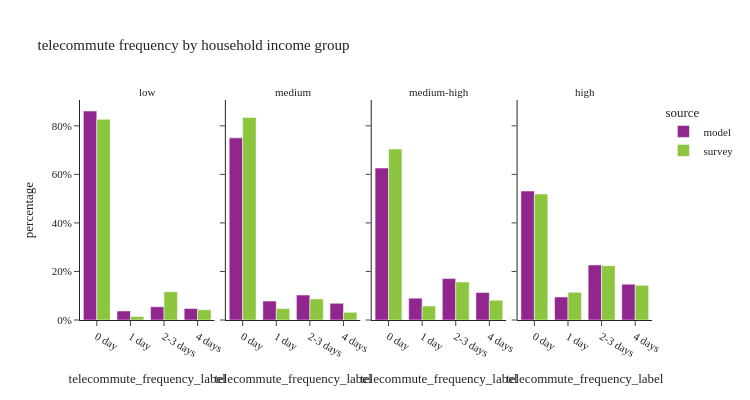

Source (notebook cell):
### Code cell
util.plot_share_facetbar(per_data, 'person_weight', share_col="telecommute_frequency_label", title="telecommute frequency by household income group", 
                            facet_col="income_group", facet_col_wrap=4, height=400, orientation='v')

### Figure 1 — Plotly figure (JSON) as saved in the notebook; plotly's stock layout.template omitted (floating-point values rounded to 4 significant figures)
{"data": [{"alignmentgroup": "True", "customdata": [[199424], [8614], [12588], [10962]], "hovertemplate": "source=model<br>income_group=low<br>telecommute_frequency_label=%{x}<br>percentage=%{y}<br>sample_size=%{customdata[0]}<extra></extra>", "legendgroup": "model", "marker": {"color": "#91268F", "pattern": {"shape": ""}}, "name": "model", "offsetgroup": "model", "orientation": "v", "showlegend": true, "textposition": "auto", "type": "bar", "x": ["0 day", "1 day", "2-3 days", "4 days"], "xaxis": "x", "y": [0.8611, 0.0372, 0.05436, 0.04733], "yaxis": "y"}, {"alignmentgroup": "True", "customdata": [[328135], [34020], [45008], [30089]], "hovertemplate": "source=model<br>income_group=medium<br>telecommute_frequency_label=%{x}<br>percentage=%{y}<br>sample_size=%{customdata[0]}<extra></extra>", "legendgroup": "model", "marker": {"color": "#91268F", "pattern": {"shape": ""}}, "name": "model", "offsetgroup": "model", "orientation": "v", "showlegend": false, "textposition": "auto", "type": "bar", "x": ["0 day", "1 day", "2-3 days", "4 days"], "xaxis": "x2", "y": [0.7504, 0.0778, 0.1029, 0.06881], "yaxis": "y2"}, {"alignmentgroup": "True", "customdata": [[371040], [53399], [101146], [67038]], "hovertemplate": "source=model<br>income_group=medium-high<br>telecommute_frequency_label=%{x}<br>percentage=%{y}<br>sample_size=%{customdata[0]}<extra></extra>", "legendgroup": "model", "marker": {"color": "#91268F", "pattern": {"shape": ""}}, "name": "model", "offsetgroup": "model", "orientation": "v", "showlegend": false, "textposition": "auto", "type": "bar", "x": ["0 day", "1 day", "2-3 days", "4 days"], "xaxis": "x3", "y": [0.6261, 0.09011, 0.1707, 0.1131], "yaxis": "y3"}, {"alignmentgroup": "True", "customdata": [[380680], [67841], [162335], [105786]], "hovertemplate": "source=model<br>income_group=high<br>telecommute_frequency_label=%{x}<br>percentage=%{y}<br>sample_size=%{customdata[0]}<extra></extra>", "legendgroup": "model", "marker": {"color": "#91268F", "pattern": {"shape": ""}}, "name": "model", "offsetgroup": "model", "orientation": "v", "showlegend": false, "textposition": "auto", "type": "bar", "x": ["0 day", "1 day", "2-3 days", "4 days"], "xaxis": "x4", "y": [0.5312, 0.09467, 0.2265, 0.1476], "yaxis": "y4"}, {"alignmentgroup": "True", "customdata": [[411], [16], [51], [42]], "hovertemplate": "source=survey<br>income_group=low<br>telecommute_frequency_label=%{x}<br>percentage=%{y}<br>sample_size=%{customdata[0]}<extra></extra>", "legendgroup": "survey", "marker": {"color": "#8CC63E", "pattern": {"shape": ""}}, "name": "survey", "offsetgroup": "survey", "orientation": "v", "showlegend": true, "textposition": "auto", "type": "bar", "x": ["0 day", "1 day", "2-3 days", "4 days"], "xaxis": "x", "y": [0.8269, 0.01473, 0.1163, 0.04208], "yaxis": "y"}, {"alignmentgroup": "True", "customdata": [[523], [47], [130], [85]], "hovertemplate": "source=survey<br>income_group=medium<br>telecommute_frequency_label=%{x}<br>percentage=%{y}<br>sample_size=%{customdata[0]}<extra></extra>", "legendgroup": "survey", "marker": {"color": "#8CC63E", "pattern": {"shape": ""}}, "name": "survey", "offsetgroup": "survey", "orientation": "v", "showlegend": false, "textposition": "auto", "type": "bar", "x": ["0 day", "1 day", "2-3 days", "4 days"], "xaxis": "x2", "y": [0.8348, 0.04688, 0.08656, 0.03177], "yaxis": "y2"}, {"alignmentgroup": "True", "customdata": [[550], [77], [251], [169]], "hovertemplate": "source=survey<br>income_group=medium-high<br>telecommute_frequency_label=%{x}<br>percentage=%{y}<br>sample_size=%{customdata[0]}<extra></extra>", "legendgroup": "survey", "marker": {"color": "#8CC63E", "pattern": {"shape": ""}}, "name": "survey", "offsetgroup": "survey", "orientation": "v", "showlegend": false, "textposition": "auto", "type": "bar", "x": ["0 day", "1 day", "2-3 days", "4 days"], "xaxis": "x3", "y": [0.7048, 0.05743, 0.1564, 0.08132], "yaxis": "y3"}, {"alignmentgroup": "True", "customdata": [[259], [58], [219], [147]], "hovertemplate": "source=survey<br>income_group=high<br>telecommute_frequency_label=%{x}<br>percentage=%{y}<br>sample_size=%{customdata[0]}<extra></extra>", "legendgroup": "survey", "marker": {"color": "#8CC63E", "pattern": {"shape": ""}}, "name": "survey", "offsetgroup": "survey", "orientation": "v", "showlegend": false, "textposition": "auto", "type": "bar", "x": ["0 day", "1 day", "2-3 days", "4 days"], "xaxis": "x4", "y": [0.5193, 0.1142, 0.2238, 0.1427], "yaxis": "y4"}], "layout": {"annotations": [{"font": {}, "showarrow": false, "text": "low", "x": 0.1175, "xanchor": "center", "xref": "paper", "y": 1.0, "yanchor": "bottom", "yref": "paper"}, {"font": {}, "showarrow": false, "text": "medium", "x": 0.3725, "xanchor": "center", "xref": "paper", "y": 1.0, "yanchor": "bottom", "yref": "paper"}, {"font": {}, "showarrow": false, "text": "medium-high", "x": 0.6275, "xanchor": "center", "xref": "paper", "y": 1.0, "yanchor": "bottom", "yref": "paper"}, {"font": {}, "showarrow": false, "text": "high", "x": 0.8825, "xanchor": "center", "xref": "paper", "y": 1.0, "yanchor": "bottom", "yref": "paper"}], "barmode": "group", "height": 400, "legend": {"title": {"text": "source"}, "tracegroupgap": 0}, "title": {"text": "telecommute frequency by household income group"}, "width": 750, "xaxis": {"anchor": "y", "domain": [0.0, 0.235], "title": {"text": "telecommute_frequency_label"}}, "xaxis2": {"anchor": "y2", "domain": [0.255, 0.49], "matches": "x", "title": {"text": "telecommute_frequency_label"}}, "xaxis3": {"anchor": "y3", "domain": [0.51, 0.745], "matches": "x", "title": {"text": "telecommute_frequency_label"}}, "xaxis4": {"anchor": "y4", "domain": [0.765, 1.0], "matches": "x", "title": {"text": "telecommute_frequency_label"}}, "yaxis": {"anchor": "x", "domain": [0.0, 1.0], "tickformat": ".0%", "title": {"text": "percentage"}}, "yaxis2": {"anchor": "x2", "domain": [0.0, 1.0], "matches": "y", "showticklabels": false, "tickformat": ".0%"}, "yaxis3": {"anchor": "x3", "domain": [0.0, 1.0], "matches": "y", "showticklabels": false, "tickformat": ".0%"}, "yaxis4": {"anchor": "x4", "domain": [0.0, 1.0], "matches": "y", "showticklabels": false, "tickformat": ".0%"}}}
